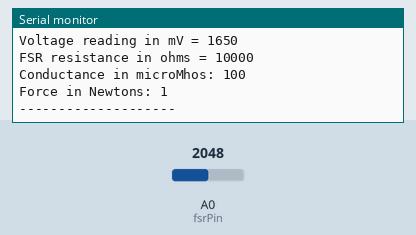
Bench run of a sketch on a simulated Particle Photon. Shown: the last lines printed to the serial monitor. Inputs (shaded band) come from the test bench; at power-on: A0 (fsrPin) = 2048.

Above: at 1.8 s.
1.9 s: A0 (fsrPin) set to 0
At 2.8 s:
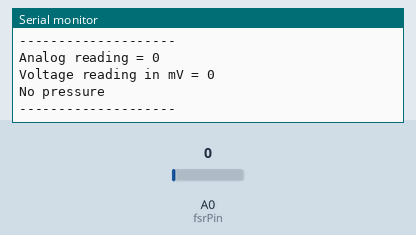
4.5 s: A0 (fsrPin) set to 491
At 5.5 s:
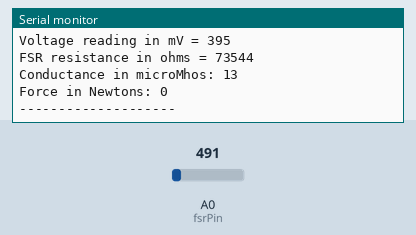
Timing chart, 0 to 7.5 s (numbered marks = the images above; inputs shaded):
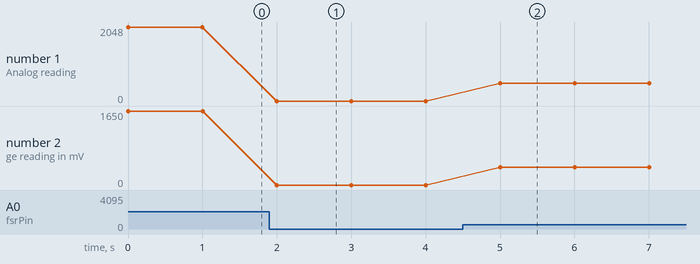

Measured:
- after the input at 1.9 s, the serial monitor: prints a new line after 0.10 s (image 1)
- after the input at 4.5 s, the serial monitor: prints a new line after 0.50 s (image 2)
- plotted number 1: 2048 → 0 after the input at 1.9 s, 0 → 491 after the input at 4.5 s
- plotted number 2: 1650 → 0 after the input at 1.9 s, 0 → 395 after the input at 4.5 s

The sketch:

weight-fsr.ino
```cpp
/* FSR testing sketch.
Connect one end of FSR to power, the other end to Analog 0. Then connect one end of a 10K resistor from Analog 0 to ground
For more information see www.ladyada.net/learn/sensors/fsr.html */
int fsrPin = A0;
int fsrReading;
int fsrVoltage;
unsigned long fsrResistance;
// The voltage converted to resistance, can be very big so make "long"
unsigned long fsrConductance;
// the FSR and 10K pulldown are connected to A0
// the analog reading from the FSR resistor divider
// the analog reading converted to voltage

long fsrForce;
// Finally, the resistance converted to force

void setup(void) {
//Serial.begin(9600); // We'll send debugging information via the Serial monitor
Particle.variable("weight", fsrForce);
}


void loop(void) {
fsrReading = analogRead(fsrPin);
Serial.print("Analog reading = ");
Serial.println(fsrReading);


// analog voltage reading ranges from about 0 to 1023 which maps to 0V to 5V (= 5000mV)
fsrVoltage = map(fsrReading, 0, 4095, 0, 3300);
Serial.print("Voltage reading in mV = ");
Serial.println(fsrVoltage);


if (fsrVoltage == 0) {
    Serial.println("No pressure");
} else {
// The voltage = Vcc * R / (R + FSR) where R = 10K and Vcc = 5V
// so FSR = ((Vcc - V) * R) / V
fsrResistance = 3300 - fsrVoltage;
fsrResistance *= 10000;


fsrResistance /= fsrVoltage;
Serial.print("FSR resistance in ohms = ");
Serial.println(fsrResistance);

// fsrVoltage is in millivolts so 5V = 5000mV // 10K resistor

fsrConductance = 1000000; // we measure in micromhos so
fsrConductance /= fsrResistance;

Serial.print("Conductance in microMhos: ");
Serial.println(fsrConductance);


// Use the two FSR guide graphs to approximate the force
if (fsrConductance <= 1000) {
    fsrForce = fsrConductance / 80;
    Serial.print("Force in Newtons: ");
    Serial.println(fsrForce);
} else {
    fsrForce = fsrConductance - 1000;
    fsrForce /= 30;
    Serial.print("Force in Newtons: ");
    Serial.println(fsrForce);
} }

Serial.println("--------------------");
  delay(1000);
}
```
